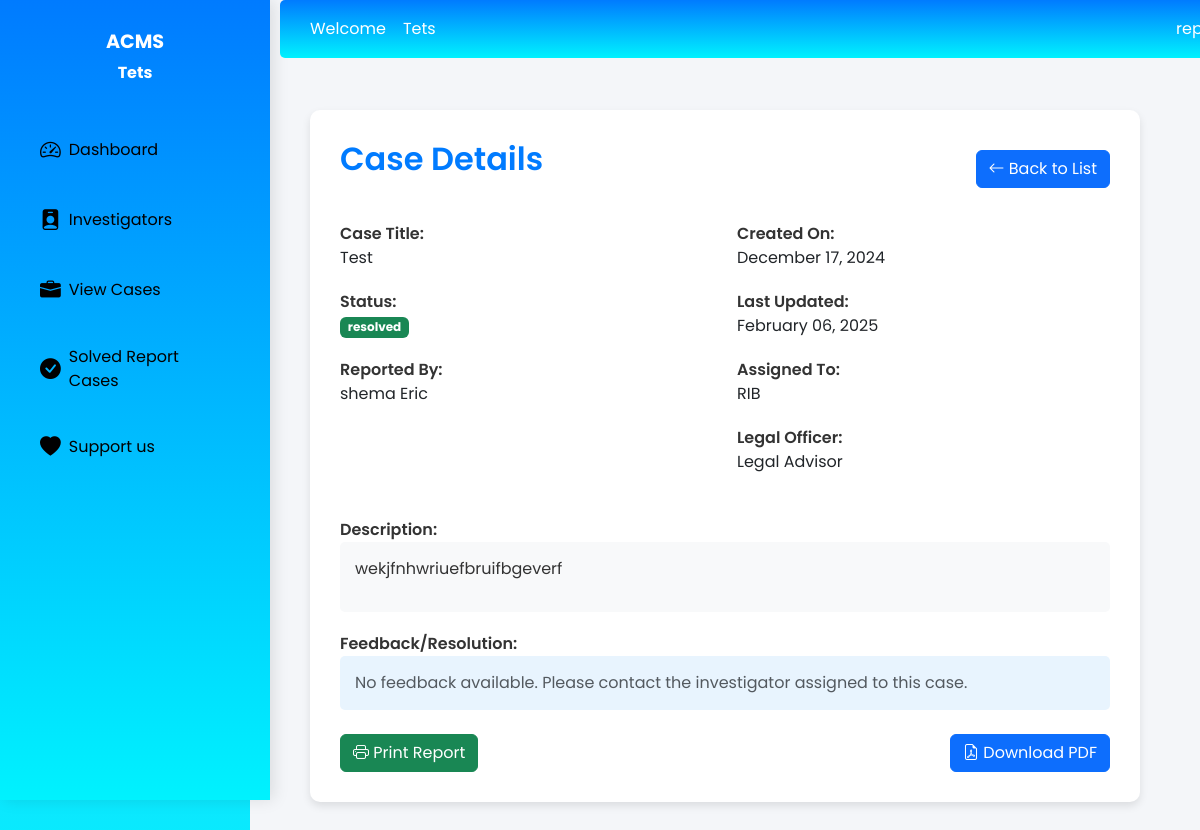
Before: /case_detail/3/ (signed in) with the older database file.
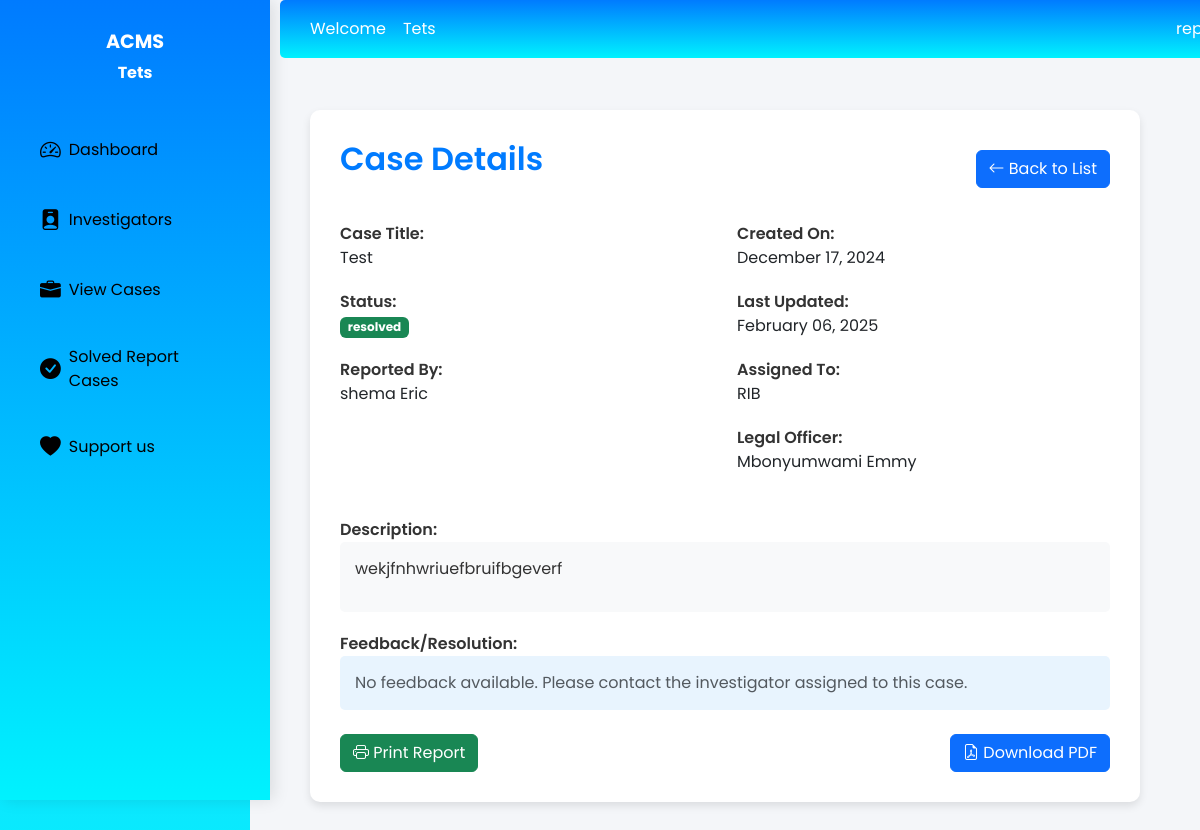
After: the same page with the newer database file.
### IntegrityGuard_app/models.py (models this page shows, shortened)
class Case(models.Model):
    STATUS_CHOICES = (
        ('reported', 'Reported'),
        ('under_investigation', 'Under Investigation'),
        ('resolved', 'Resolved'),
    )
    title = models.CharField(max_length=255)
    description = models.TextField()
    reported_by = models.ForeignKey(User, on_delete=models.CASCADE, related_name='reported_cases')
    assigned_to = models.ForeignKey(User, on_delete=models.SET_NULL, null=True, blank=True, related_name='assigned_cases')
    Legal_assigned_to = models.ForeignKey(User, on_delete=models.SET_NULL, null=True, blank=True, related_name='Legal_cases')
    internal_Investigator=models.ForeignKey(User, on_delete=models.SET_NULL, null=True, blank=True, related_name='internal_Investigator')
    status = models.CharField(max_length=20, choices=STATUS_CHOICES, default='reported')
    created_at = models.DateTimeField(auto_now_add=True)
    updated_at = models.DateTimeField(auto_now=True)
    Assigned_at = models.DateTimeField(blank=True, null=True)
    reported = models.TextField(max_length=255, blank=True, null=True)

class User(models.Model):
    USER_TYPE_CHOICES = (
        ('admin', 'Administrator'),
        ('investigator', 'Investigator'),
        ('reporter', 'Reporter'),
    )
    fullname = models.CharField(max_length=255)
    address = models.CharField(max_length=255)
    phone_number = models.CharField(max_length=15)
    email = models.EmailField(unique=True)
    password = models.CharField(max_length=128)
    user_type = models.CharField(max_length=15, choices=USER_TYPE_CHOICES , default='reporter')
    date_joined = models.DateTimeField(auto_now_add=True)
    is_active = models.BooleanField(default=True)
    is_admin = models.BooleanField(default=False)
    USERNAME_FIELD = 'email'
    REQUIRED_FIELDS = ['username']

### IntegrityGuard_app/views.py (the view)
# urls.py: path('case_detail/<int:case_id>/', views.case_detail_view, name='case_detail'),
def case_detail_view(request, case_id):
    name = request.session["name"]
    role = request.session["user_type"]
    case = get_object_or_404(Case, id=case_id)
    context = {
        'name': name,
        'role': role,
        'case': case,
    }
    return render(request, 'admin/case_detail.html', context)

### IntegrityGuard_app/templates/admin/case_detail.html (shortened to what the changed rows need)
{% load static %}
<!DOCTYPE html>
<html lang="en">
<head>
    <link href="https://cdn.jsdelivr.net/npm/bootstrap@5.3.0/dist/css/bootstrap.min.css" rel="stylesheet">
    <link href="https://cdn.jsdelivr.net/npm/bootstrap-icons/font/bootstrap-icons.css" rel="stylesheet">
</head>
<body>
    <div class="d-flex">
        <div class="main-content">
            <div class="dashboard-container">
                <div class="case-detail-card">
                    <div class="d-flex justify-content-between align-items-center mb-4">
                        <h2>Case Details</h2>
                    </div>
                    <div class="row text-dark">
                        <div class="col-md-6">
                            <div class="case-info">
                                <div class="label ">Case Title:</div>
                                <div class="value">{{ case.title }}</div>
                            </div>
                            <div class="case-info">
                                <div class="value">
                                    <span class="badge bg-success">{{ case.status }}</span>
                                </div>
                            </div>
                            <div class="case-info">
                                <div class="label">Reported By:</div>
                                <div class="value">{{ case.reported_by.fullname }}</div>
                            </div>
                        </div>
                        <div class="col-md-6">
                            <div class="case-info">
                                <div class="label">Created On:</div>
                                <div class="value">{{ case.created_at|date:"F d, Y" }}</div>
                            </div>
                            <div class="case-info">
                                <div class="label">Last Updated:</div>
                                <div class="value">{{ case.updated_at|date:"F d, Y" }}</div>
                            </div>
                            <div class="case-info">
                                <div class="label">Assigned To:</div>
                                <div class="value">
                                    {% if case.assigned_to %}
                                        {{ case.assigned_to.fullname }}
                                    {% else %}
                                        <span class="text-muted">Not assigned</span>
                                    {% endif %}
                                </div>
                            </div>
                            {% if case.Legal_assigned_to %}
                            <div class="case-info">
                                <div class="label">Legal Officer:</div>
                                <div class="value">{{ case.Legal_assigned_to.fullname }}</div>
                            </div>
                            {% endif %}
                        </div>
                    </div>
                    <div class="case-info mt-4">
                        <div class="description-box">
                            {{ case.description|linebreaks }}
                        </div>
                    </div>
                </div>
            </div>
        </div>
    </div>
</body>
</html>

Changed rows visible on the page:
changed through a linked row, Case "Test": Legal_assigned_to.fullname "Legal Advisor" → "Mbonyumwami Emmy"
